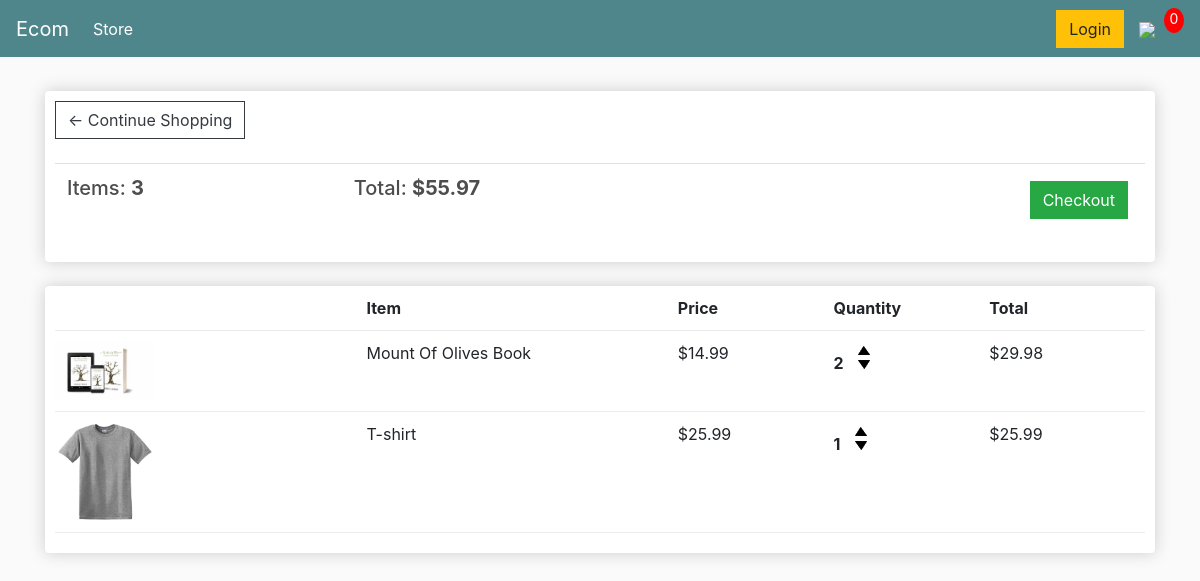
The app's page /cart/ (signed in) with its own data.
### store/models.py (models this page shows, shortened)
class Order(models.Model):
    customer = models.ForeignKey(Customer,on_delete=models.SET_NULL,null=True,blank=True)
    date_orderd = models.DateTimeField(auto_now_add=True)
    complete = models.BooleanField(default=False,null=True,blank=True)
    transaction_id =models.CharField(max_length=100,null=True)
    @property
    def get_cart_total(self):
        orderitems = self.orderitem_set.all()
        total = sum([item.get_total for item in orderitems])
        return total
    @property
    def get_cart_items(self):
        orderitems = self.orderitem_set.all()
        total = sum([item.quantity for item in orderitems])
        return total

class OrderItem(models.Model):
    Product = models.ForeignKey(Product,on_delete=models.SET_NULL,null=True,blank=True)
    order = models.ForeignKey(Order,on_delete=models.SET_NULL,null=True,blank=True)
    quantity = models.IntegerField(default=0,null=True,blank=True)
    date_added = models.DateTimeField(auto_now_add=True)
    @property
    def get_total(self):
        total = self.Product.price * self.quantity
        return total

class Product(models.Model):
    name = models.CharField(max_length=200,null=True)
    price = models.FloatField()
    digital = models.BooleanField(default=False,null=True,blank=True)
    image = models.ImageField(null=True,blank=True)
    @property
    def imageURL(self):
        try:
            url=self.image.url
        except:
            url = ''
        return url

### store/views.py (the view)
# urls.py: path('cart/',views.cart,name="cart"),
def cart(request):
    if request.user.is_authenticated:
        customer = request.user.customer
        order,created = Order.objects.get_or_create(customer=customer,complete = False)
        items = order.orderitem_set.all()
    else:
        items = []
        order = {'get_cart_total':0,'get_cart_items':0}
    context = {'items':items,'order':order}
    return render(request,'store/cart.html',context)

### store/templates/store/cart.html
{% extends 'store/main.html' %}
{% load static %}
{% block content %}
<div class="row">
    <div class="col-lg-12">
        <div class="box-element">
            <a class="btn btn-outline-dark" href="{% url 'store' %}">&#x2190;  Continue Shopping</a>
            <br/>
            <br/>
            <table class="table">
                <tr>
                    <th><h5>Items: <strong>{{order.get_cart_items}}</strong></h5></th>
                    <th><h5>Total: <strong>${{order.get_cart_total|floatformat:2}}</strong></h5></th>
                    <th>
                        <a style="float: right;margin: 5px;" class="btn btn-success" href="{% url 'checkout' %}">Checkout</a>
                    </th>
                </tr>
            </table>
        </div>
        <br/>
        <div class="box-element">
            <div class="cart-row">
                <div  style="flex: 2;"></div>
                <div  style="flex: 2;"><strong>Item</strong></div>
                <div  style="flex: 1;"><strong>Price</strong></div>
                <div  style="flex: 1;"><strong>Quantity</strong></div>
                <div  style="flex: 1;"><strong>Total</strong></div>
            </div>
            {% for item in items %}
            <div class="cart-row">
                <div  style="flex: 2;"><img class="row-image" src="{{item.Product.imageURL}}"></div>
                <div  style="flex: 2;">{{item.Product.name}} </div>
                <div  style="flex: 1;">${{item.Product.price|floatformat:2}}</div>
                <div  style="flex: 1;">
                    <p class="quantity">{{item.quantity}}</p>
                    <div class="quantity">
                        <img class="chg-quantity" src="{% static  'images/arrow-up.png' %}">
                        <img class="chg-quantity" src="{% static  'images/arrow-down.png' %}">
                    </div>
                </div>
                <div  style="flex: 1;">${{ item.get_total }}</div>
            </div>
            {% endfor %}
        </div>
    </div>
</div>
{% endblock %}

### static/css/main.css (style rules this page uses)
body { background-color: hsl(0, 0%, 98%); }
h1,h2,h3,h4,h5,h6 { color:hsl(0, 0%, 30%); }
.box-element { box-shadow:hsl(0, 0%, 80%) 0 0 16px; background-color: #fff; border-radius: 4px; padding: 10px; }
.col-lg-4, .col-lg-6, .col-lg-8, .col-lg-12 { margin-top: 10px; }
.btn { border-radius: 0; }
.row-image { width: 100px; }
.cart-row { display: flex; align-items: flex-stretch; padding-bottom: 10px; margin-bottom: 10px; border-bottom: 1px solid #ececec; }
.quantity { display: inline-block; font-weight: 700; padding-right:10px; }
.chg-quantity { width: 12px; cursor: pointer; display: block; margin-top: 5px; transition:.1s; }

### records on screen
Order: get_cart_items "3", get_cart_total "55.97"
OrderItem: Product.imageURL (picture), Product.name "Mount Of Olives Book", Product.price "14.99", quantity "2", get_total "29.98"
OrderItem: Product.imageURL (picture), Product.name "T-shirt", Product.price "25.99", quantity "1", get_total "25.99"
